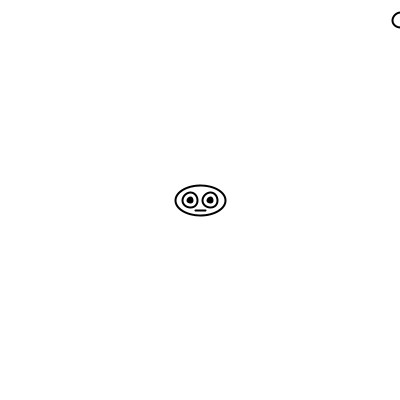
Frame 1 (no input)
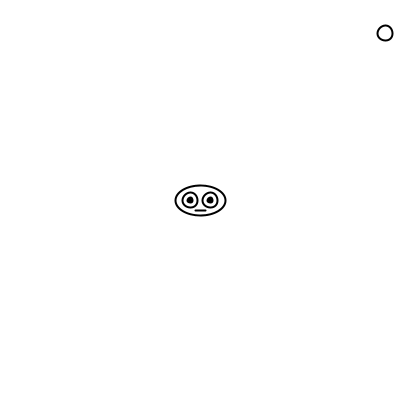
Frame 60 (the mouse pressed at the canvas centre just before this capture)
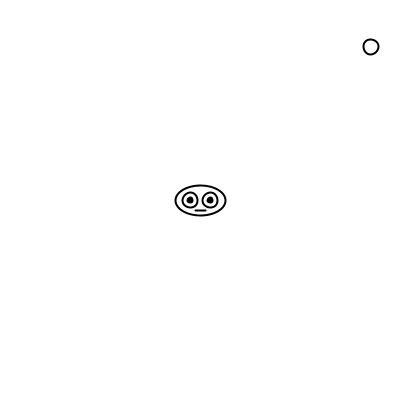
Frame 120 (the mouse held since frame 60 and released just before this capture)

The Processing sketch that drew these frames (run headless with seeded random() and noise(); from frame 60 on, the mouse is pressed at the canvas centre):

// Processing sketch: week07_8_halloween_decide_type3_plus_plus_len
// ── week07_8_halloween_decide_type3_plus_plus_len.pde
ArrayList<PVector> pt = new ArrayList<PVector>();
void setup(){
  size(400,400);
  background(255);
}
float ghostX = 400, ghostY = 20;
void mouseDragged(){ //滑鼠拖曳
  pt.add( new PVector(mouseX, mouseY));
}
void draw(){
  background(255);
  fill(255);
  strokeWeight(2); // 鬼和主角的粗細
  stroke(0); // 鬼和主角不要被畫線影響顏色
  ellipse(ghostX, ghostY, 15,15);
  ellipse(200,200, 50,30);
  ellipse(190,200, 15,15);
  ellipse(210,200, 15,15);
  line(195,210, 205, 210);
  fill(0);
  ellipse(190,200, 5,5);
  ellipse(210,200, 5,5);
  strokeWeight(4);
  
  float dpx=0, dpy=0;
  float rightdown = 0;
  for(int i=0; i<pt.size()-1; i++){
    PVector p = pt.get(i),  p2 = pt.get(i+1);
    dpx += abs(p2.x - p.x); //累積x的移動量
    dpy += abs(p2.y - p.y); //累積y的移動量
    if( p2.x - p.x > 0 && p2.y -p.y > 0) rightdown+=sqrt(dpx*dpx +dpy*dpy);
  }
  println(rightdown);
  if(dpx>100 && dpy<40) stroke(255,0,0); // 橫線就紅色
  else if(dpx<40 && dpy>100) stroke(0,0,255); // 直線就藍色
  else if( rightdown>150) stroke(0,255,0); // 前半段往右下
  else stroke(0); //不是就黑色
  for(int i=0; i<pt.size()-1; i++){
    PVector p = pt.get(i),  p2 = pt.get(i+1);
    line(p.x, p.y, p2.x, p2.y); //ellipse(p.x, p.y, 3, 3);
  }
  float dx = 200-ghostX,  dy = 200-ghostY,  len = sqrt(dx*dx+dy*dy);
  ghostX += dx/len/3;
  ghostY += dy/len/3;
}
void mouseReleased(){
  //background(255);  // 放開滑鼠就把畫面清乾淨
  for(int i=pt.size()-1; i>=0; i--){  //要用倒過來的loop
    pt.remove(i);
  }
}
